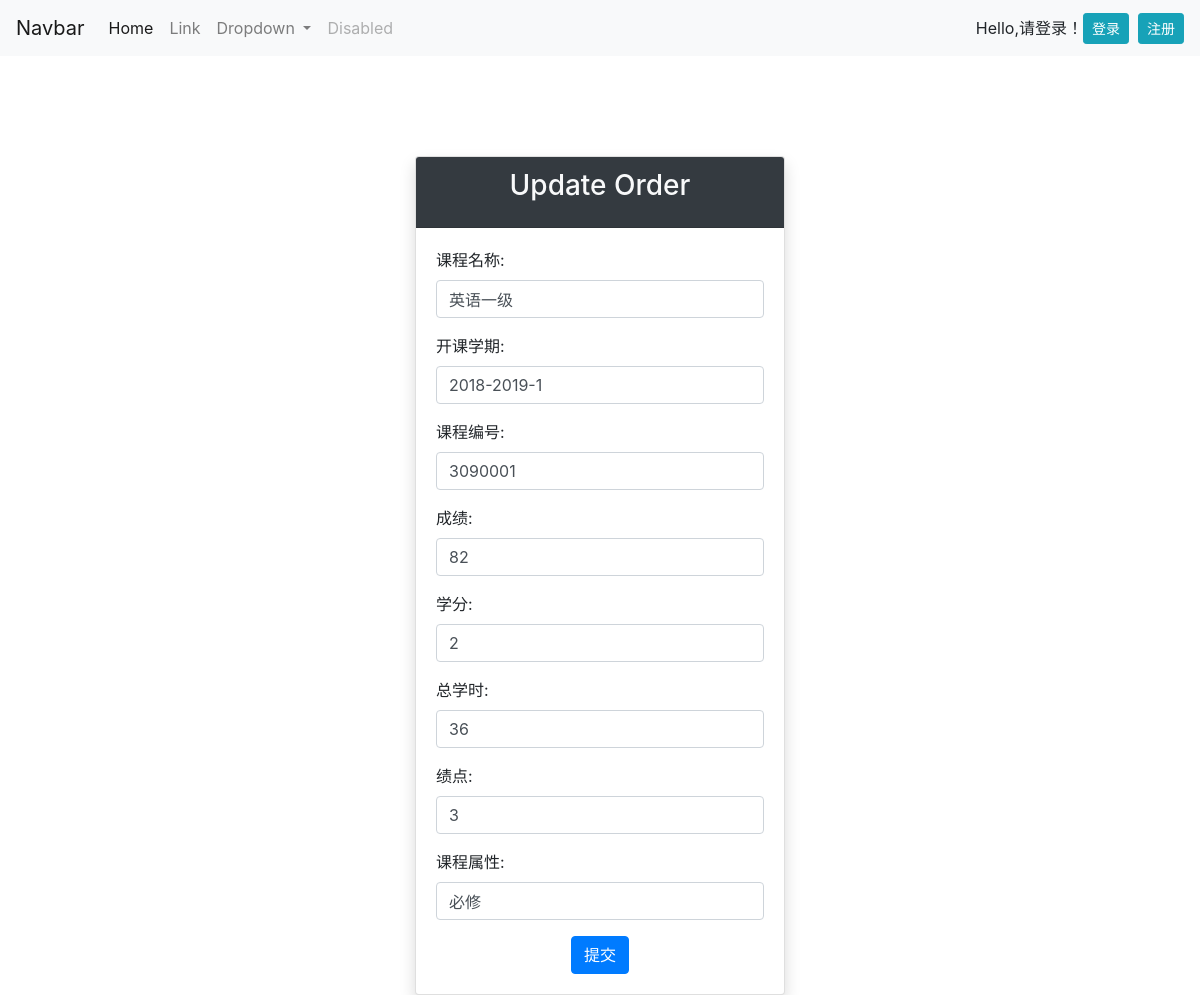
Page /updateclasser/9/ on the committed database.
### yuapp/models.py (models this page shows, shortened)
class Classer(models.Model):
    coursename=models.CharField(max_length=30)
    starttime=models.CharField(max_length=30)
    cursenumber=models.CharField(max_length=30)
    grade=models.CharField(max_length=30)
    xuefen=models.CharField(max_length=30)
    zongxueshi=models.CharField(max_length=30)
    jidian=models.CharField(max_length=30)
    kecehngshuxing=models.CharField(max_length=30)

### yuapp/views.py (the view, shortened to what this page needs)
# urls.py: path('updateclasser/<str:pk>/',views.update_classer,name='updateclasser'),
def update_classer(request,pk):
    classer=Classer.objects.get(id=pk)
    c_form=ClasserForm(instance=classer)
    context={
        'classer':classer,
        'c_form':c_form
    }
    return render(request,'yuapp/updateclasser.html',context)

### yuapp/templates/yuapp/updateclasser.html (shortened to what this page needs)
{% extends 'yuapp/index.html' %}
{% block content %}
    <div class="container-fluid">
    <div class="row">
        <div class="col-md-4"></div>
        <div class="col-md-4">
            <div style="height: 100px;"></div>
            <div class="card shadow">
                <div class="card-header text-center text-light bg-dark">
                    <h3 class="card-title">Update Order</h3>
                </div>
                <div class="card-body">
                    <form action="{% url 'updateclasser' classer.id %}" method="post">
                        {{ c_form.as_p }}
                        <div class="text-center">
                            <button type="submit" class="btn btn-primary">提交</button>
                        </div>
                    </form>
                </div>
            </div>
        </div>
        <div class="col-md-4"></div>
    </div>
    </div>
{% endblock %}

### rows in the picture
Classer: coursename "英语一级", starttime "2018-2019-1", cursenumber "3090001", grade "82", xuefen "2", zongxueshi "36", jidian "3", kecehngshuxing "必修"
